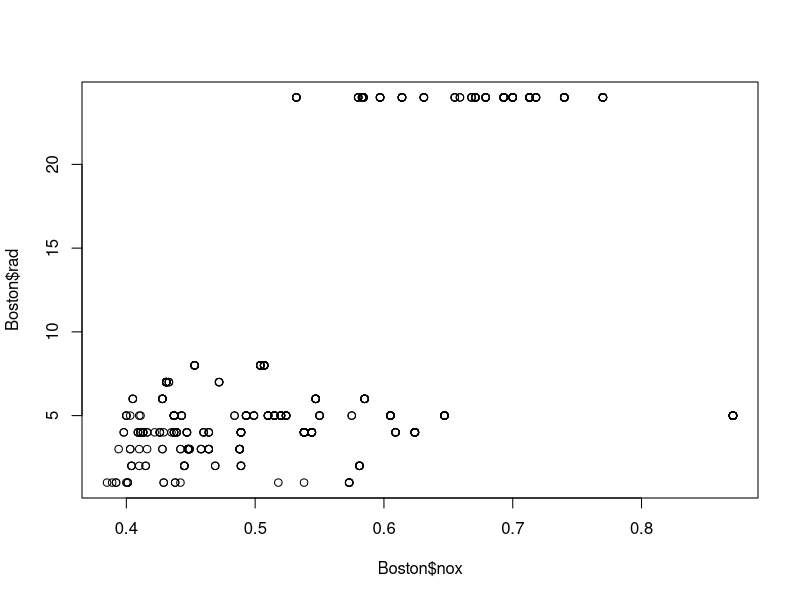

This figure's R source:
## ---- chunk 1
library(MASS)
## ---- chunk 2
m1 <- matrix(c(2,1,6,5,2,7,3,4,0), nrow = 3, ncol = 3)

sums <- c()

sums["col1"] <- sum(m1[,1])
sums["col2"] <- sum(m1[,2])
sums["col3"] <- sum(m1[,3])

sums["row1"] <- sum(m1[1,])
sums["row2"] <- sum(m1[2,])
sums["row3"] <- sum(m1[3,])

print(sums)
## ---- chunk 3
data(Boston)

plot(Boston$nox, Boston$rad)
